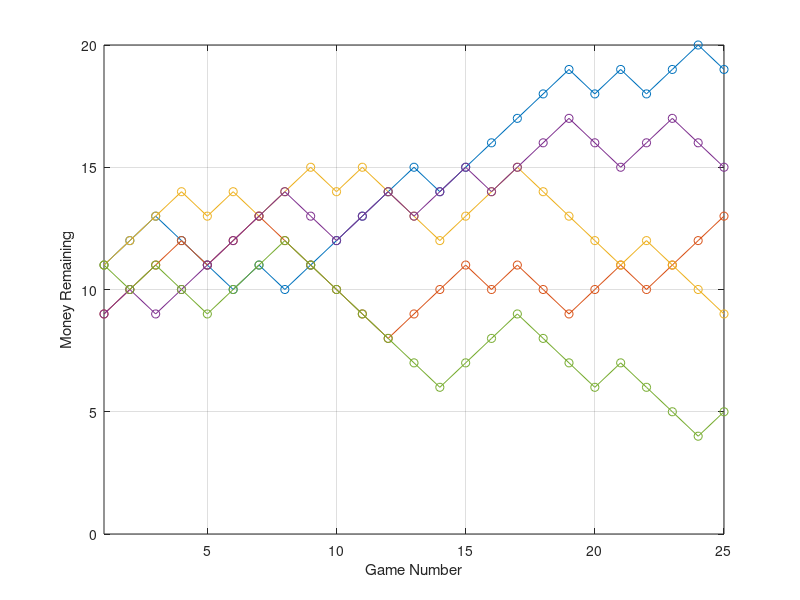

MATLAB code to generate this figure:
%%%%%%%%%%%%%%%%%%%%%%%%%%%%%%%%%%%%%%%%%%%%%%%%%%%%%%%%%%%%%%%%%%%%%%%%%%%
% nested_gamblers_ruin.m
%--------------------------------------------------------------------------
% C Rocheleau, Colorado State University
% 8/22/2023
%--------------------------------------------------------------------------
% This script will display a nested set of for loops in order to perform a
% series of 25 play gamblers ruin simulations across 10 plays of our gambling
% game to display use of nested for loops. This will also include a quick 
% example of a matrix so that we canshow different ways that 2-D plotting 
% can be performed.
%--------------------------------------------------------------------------

close all; clear all; clc;

% Lets set up how the game will work
initial_money = 10;     % Lets start with $10
num_plays     = 25;     % We will play 10 games in our simulation
num_sims      = 5;      % We'll do 5 simulations to compare
win_prob      = 0.45;   % Give the game a 45% win probability

% Lets track how much money is made in each game and the final total
final_money  = zeros(1,num_sims);
money_track  = zeros(num_plays, num_sims); % This is a matrix, 
                                           % its going to have a set of vectors 
                                           % lined up side-by-side

% When I have nested loops, I like to label the iterator with i followed by
% a description of what we are iterating
for iSim = 1:num_sims           % For example iSim represents which simulation is running
    money = initial_money;
    for iPlay = 1:num_plays     % iPlay is the number of times we have played our game this simulation
        if money <= 0               % Did we go broke? Game Over
            % Set Money to 0 and forego rest of simulation
            money = 0; 
            break;              % This tells matlab to end iPlay loop 
        elseif rand < win_prob      % WINNER!
            money = money + 1;
        else                        % LOSER :(
            money = money - 1;
        end
        money_track(iPlay, iSim) = money; % Update our matrix
    end
    final_money(iSim) = money;      % Save our final money before next sim
end

% What is the average amount of money we ended with?
mean(final_money)       % Computes mean value of the vector we input

% Create Plots of the Money history 
figure()
plot(1:num_plays, money_track,'o-');
xlabel('Game Number');
ylabel('Money Remaining')
grid on; 
xlim([1 num_plays]); ylim([0 20])